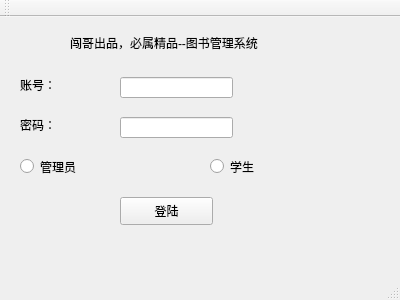
<?xml version="1.0" encoding="UTF-8"?>
<ui version="4.0">
 <class>MainWindow</class>
 <widget class="QMainWindow" name="MainWindow">
  <property name="geometry">
   <rect>
    <x>0</x>
    <y>0</y>
    <width>400</width>
    <height>300</height>
   </rect>
  </property>
  <property name="windowTitle">
   <string>MainWindow</string>
  </property>
  <widget class="QWidget" name="centralWidget">
   <widget class="QPushButton" name="login">
    <property name="geometry">
     <rect>
      <x>120</x>
      <y>180</y>
      <width>93</width>
      <height>28</height>
     </rect>
    </property>
    <property name="text">
     <string>登陆</string>
    </property>
   </widget>
   <widget class="QRadioButton" name="admin">
    <property name="geometry">
     <rect>
      <x>20</x>
      <y>140</y>
      <width>115</width>
      <height>19</height>
     </rect>
    </property>
    <property name="text">
     <string>管理员</string>
    </property>
   </widget>
   <widget class="QRadioButton" name="student">
    <property name="geometry">
     <rect>
      <x>210</x>
      <y>140</y>
      <width>115</width>
      <height>19</height>
     </rect>
    </property>
    <property name="text">
     <string>学生</string>
    </property>
   </widget>
   <widget class="QLabel" name="guangao">
    <property name="geometry">
     <rect>
      <x>70</x>
      <y>-10</y>
      <width>261</width>
      <height>71</height>
     </rect>
    </property>
    <property name="text">
     <string>闯哥出品，必属精品--图书管理系统</string>
    </property>
    <property name="textInteractionFlags">
     <set>Qt::LinksAccessibleByMouse</set>
    </property>
   </widget>
   <widget class="QLineEdit" name="id_input">
    <property name="geometry">
     <rect>
      <x>120</x>
      <y>60</y>
      <width>113</width>
      <height>21</height>
     </rect>
    </property>
   </widget>
   <widget class="QLineEdit" name="password_input">
    <property name="geometry">
     <rect>
      <x>120</x>
      <y>100</y>
      <width>113</width>
      <height>21</height>
     </rect>
    </property>
   </widget>
   <widget class="QLabel" name="id">
    <property name="geometry">
     <rect>
      <x>20</x>
      <y>60</y>
      <width>72</width>
      <height>15</height>
     </rect>
    </property>
    <property name="text">
     <string>账号：</string>
    </property>
   </widget>
   <widget class="QLabel" name="password">
    <property name="geometry">
     <rect>
      <x>20</x>
      <y>100</y>
      <width>72</width>
      <height>15</height>
     </rect>
    </property>
    <property name="text">
     <string>密码：</string>
    </property>
   </widget>
  </widget>
  <widget class="QMenuBar" name="menuBar">
   <property name="geometry">
    <rect>
     <x>0</x>
     <y>0</y>
     <width>400</width>
     <height>26</height>
    </rect>
   </property>
  </widget>
  <widget class="QToolBar" name="mainToolBar">
   <attribute name="toolBarArea">
    <enum>TopToolBarArea</enum>
   </attribute>
   <attribute name="toolBarBreak">
    <bool>false</bool>
   </attribute>
  </widget>
  <widget class="QStatusBar" name="statusBar"/>
 </widget>
 <layoutdefault spacing="6" margin="11"/>
 <resources/>
 <connections/>
</ui>
